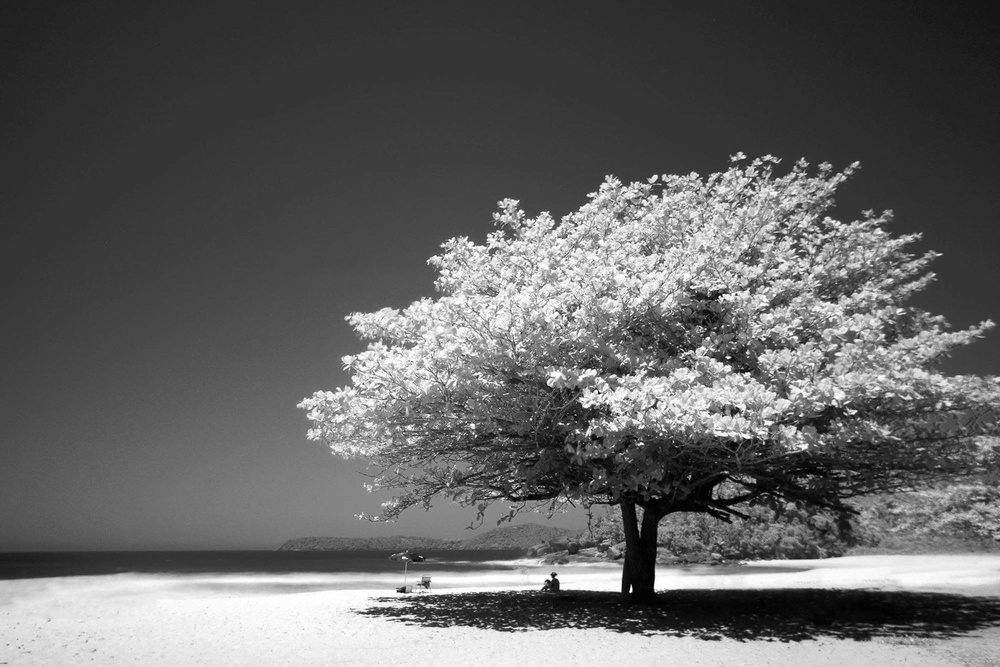
#> input picture arboles.jpg, 1000 x 667 px, shrunk from 2048 x 1365 before the run
$ python prueba_filtros_derecha.py
#> lines starting #> are read from the running program, lines starting #| are printed output that depends on the picture; after the words box and inside, x2 and y2 are one past the last pixel; in counts of white or black regions, pixels touching at a corner belong together
import cv2
import numpy as np

# Cargar la imagen en escala de grises
imagen = cv2.imread('arboles.jpg', cv2.IMREAD_GRAYSCALE)
#> imagen is the input picture: shape (667, 1000); min 0, max 255, mean 99.3

# Obtener las dimensiones de la imagen
filas, columnas = imagen.shape
#> filas = 667; columnas = 1000

# Calcular el tamaño de las secciones de la cuadrícula 3x3
cuadrilla_filas = filas // 3
#> cuadrilla_filas = 222
cuadrilla_columnas = columnas // 3
#> cuadrilla_columnas = 333

# Crear una copia de la imagen para almacenar el resultado filtrado
imagen_filtrada = np.zeros_like(imagen, dtype=np.float32)

# Definir propiedades del texto
color_texto = (255)  # Color blanco para el texto
fuente = cv2.FONT_HERSHEY_SIMPLEX
tamaño_fuente = 1
grosor_fuente = 2

# Recorrer las 9 secciones de la imagen y aplicar el filtro
for i in range(3):  # Para las 3 filas de secciones
    for j in range(3):  # Para las 3 columnas de secciones
        # Calcular el rango de la sección actual
        if i == 2:  # Última fila
            fin_fila = filas  # Hasta el final de la imagen
        else:
            fin_fila = (i + 1) * cuadrilla_filas

        if j == 2:  # Última columna
            fin_columna = columnas  # Hasta el final de la imagen
        else:
            fin_columna = (j + 1) * cuadrilla_columnas

        inicio_fila = i * cuadrilla_filas
        inicio_columna = j * cuadrilla_columnas

        # Obtener la sección de la imagen correspondiente
        seccion = imagen[inicio_fila:fin_fila, inicio_columna:fin_columna]

        # Determinar el valor del filtro basado en la posición (i, j)
        if j == 0:  # Columna izquierda
            if i == 1:  # Fila central
                valor = -0.5
            else:
                valor = -0.2
        elif j == 1:  # Columna central
            valor = 0
        else:  # Columna derecha
            if i == 1:  # Fila central
                valor = 0.5
            else:
                valor = 0.2

        # Aplicar el valor del filtro a la sección
        seccion_filtrada = seccion * abs(valor)

        # Almacenar la sección filtrada en la imagen de salida
        imagen_filtrada[inicio_fila:fin_fila, inicio_columna:fin_columna] = seccion_filtrada
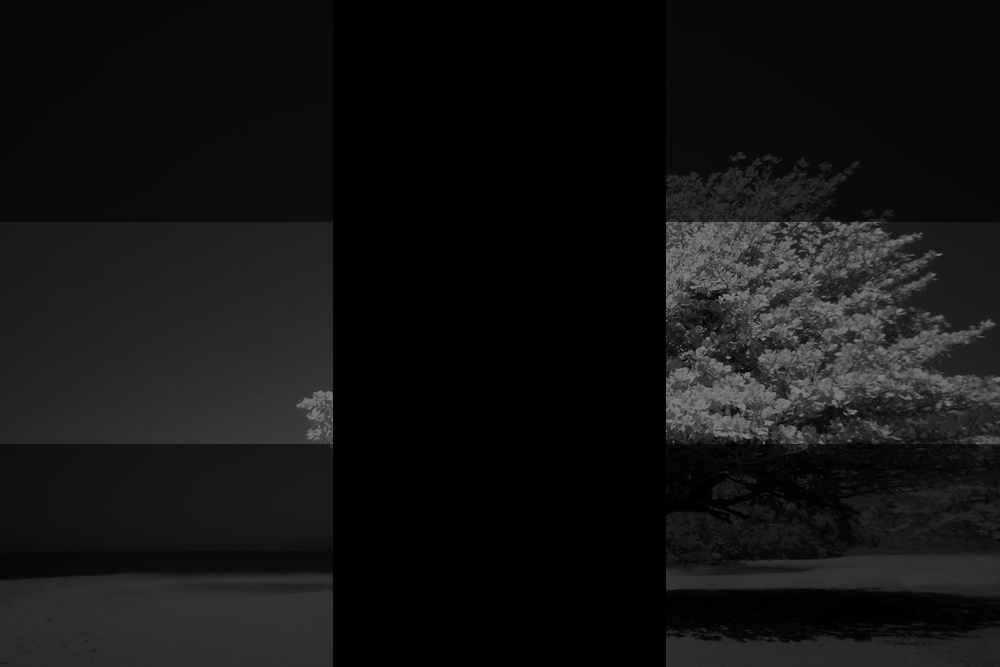
#> imagen_filtrada: shape (667, 1000) float32; min 0, max 127.5, mean 19.2

# Convertir a un rango de valores válidos (0-255)
imagen_filtrada_limpia = np.clip(imagen_filtrada, 0, 255).astype(np.uint8)

# Guardar la imagen filtrada sin cuadrícula ni valores
cv2.imwrite('imagen_filtrada_sin_cuadricula_valores.jpg', imagen_filtrada_limpia)

# Ahora añadimos la cuadrícula y los valores en una copia de la imagen filtrada
imagen_filtrada_con_cuadricula = imagen_filtrada_limpia.copy()

# Dibujar las líneas de la cuadrícula en la imagen filtrada con cuadrícula y texto
color_linea = (255)  # Color blanco para las líneas de la cuadrícula

# Dibujar las líneas horizontales
for i in range(1, 3):
    cv2.line(imagen_filtrada_con_cuadricula, (0, i * cuadrilla_filas), (columnas, i * cuadrilla_filas), color_linea, 2)
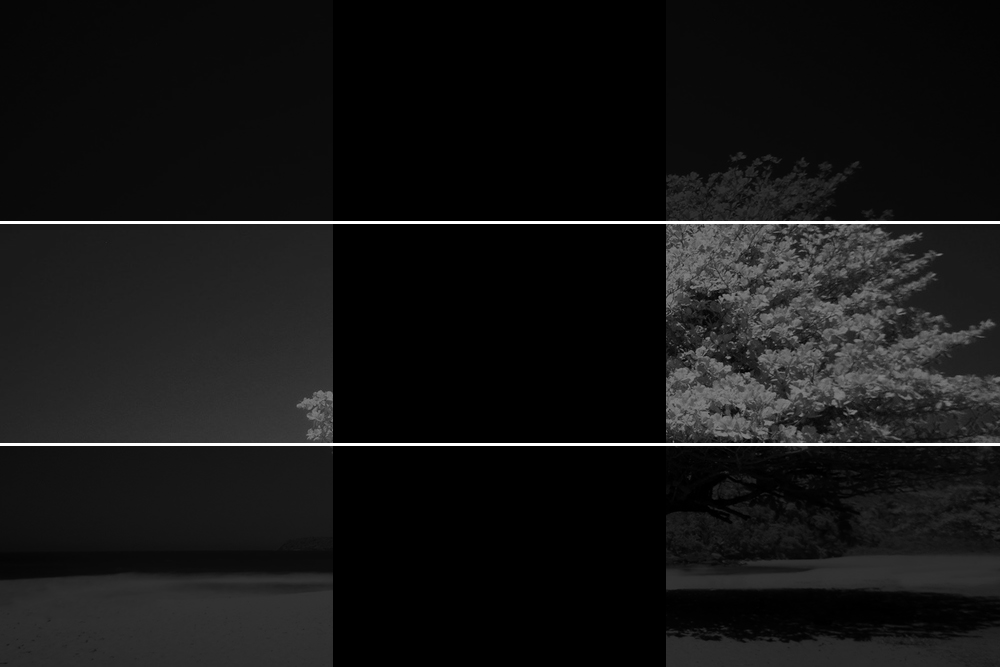
#> imagen_filtrada_con_cuadricula: shape (667, 1000); min 0, max 255, mean 21.1

# Dibujar las líneas verticales
for j in range(1, 3):
    cv2.line(imagen_filtrada_con_cuadricula, (j * cuadrilla_columnas, 0), (j * cuadrilla_columnas, filas), color_linea, 2)
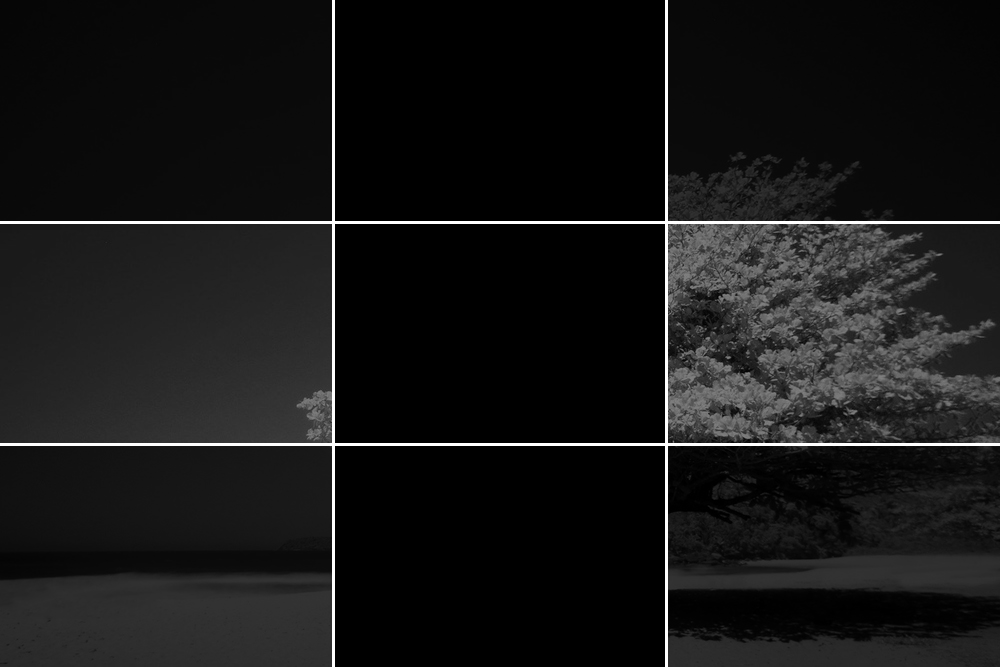
#> imagen_filtrada_con_cuadricula: shape (667, 1000); 0.59% of pixels changed, all inside (x1, y1, x2, y2) = (332, 0, 668, 667)

# Dibujar los valores del filtro en el centro de cada sección
for i in range(3):
    for j in range(3):
        # Determinar el valor del filtro
        if j == 0:
            if i == 1:
                valor = -0.5
            else:
                valor = -0.2
        elif j == 1:
            valor = 0
        else:
            if i == 1:
                valor = 0.5
            else:
                valor = 0.2

        # Calcular el rango de la sección actual
        if i == 2:
            fin_fila = filas
        else:
            fin_fila = (i + 1) * cuadrilla_filas

        if j == 2:
            fin_columna = columnas
        else:
            fin_columna = (j + 1) * cuadrilla_columnas

        inicio_fila = i * cuadrilla_filas
        inicio_columna = j * cuadrilla_columnas

        # Calcular el centro de la sección para posicionar el texto
        centro_fila = inicio_fila + (fin_fila - inicio_fila) // 2
        centro_columna = inicio_columna + (fin_columna - inicio_columna) // 2

        # Dibujar el valor del filtro en el centro de la sección
        texto = f'{abs(valor):.1f}'  # Redondear el valor del filtro a un decimal
        cv2.putText(imagen_filtrada_con_cuadricula, texto, (centro_columna - 20, centro_fila + 10),
                    fuente, tamaño_fuente, color_texto, grosor_fuente, cv2.LINE_AA)
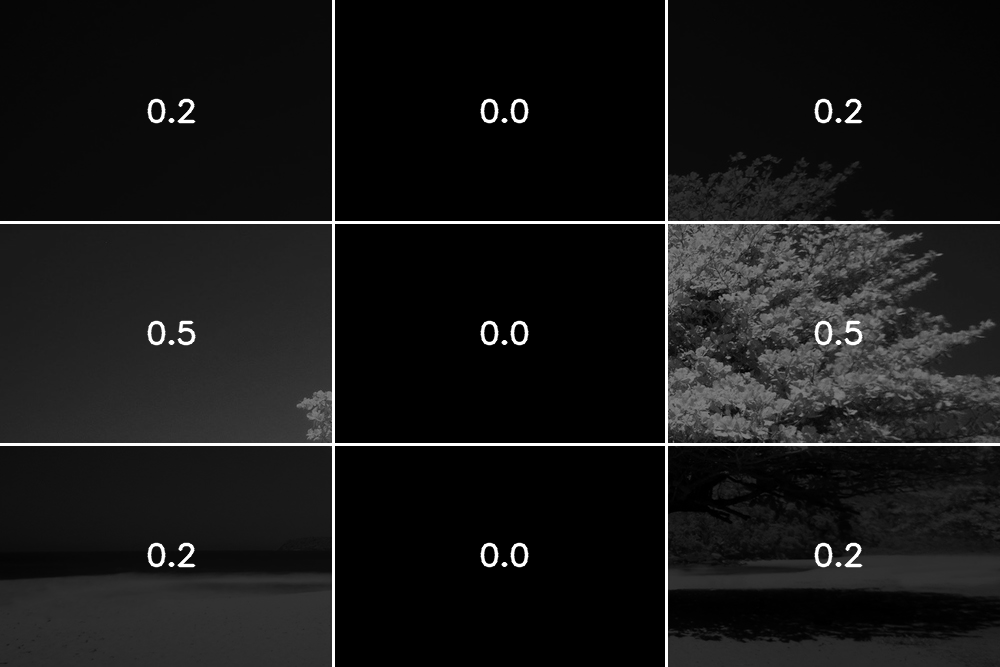
#> imagen_filtrada_con_cuadricula: shape (667, 1000); 0.78% of pixels changed, all inside (x1, y1, x2, y2) = (147, 98, 863, 568)

# Mostrar el resultado
cv2.imshow('Imagen original', imagen)
cv2.imshow('Imagen filtrada con valores y cuadrícula 3x3', imagen_filtrada_con_cuadricula)

# Guardar la imagen filtrada con cuadrícula y valores
cv2.imwrite('imagen_filtrada_con_cuadricula_y_valores.jpg', imagen_filtrada_con_cuadricula)

# Esperar a que se cierre la ventana
cv2.waitKey(0)
cv2.destroyAllWindows()

$ run again, with ciudad_oscura.jpg copied over arboles.jpg
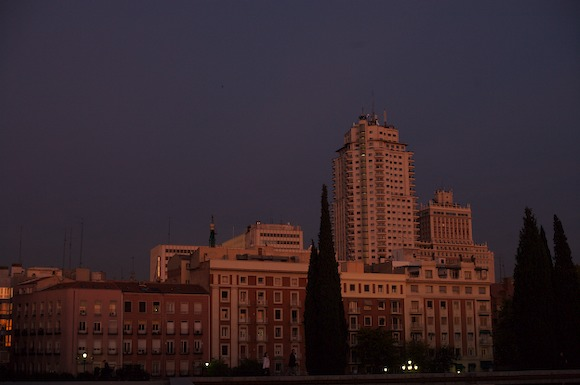
#> input picture ciudad_oscura.jpg, 580 x 385 px
#> after the loop `for i in range(3):`:
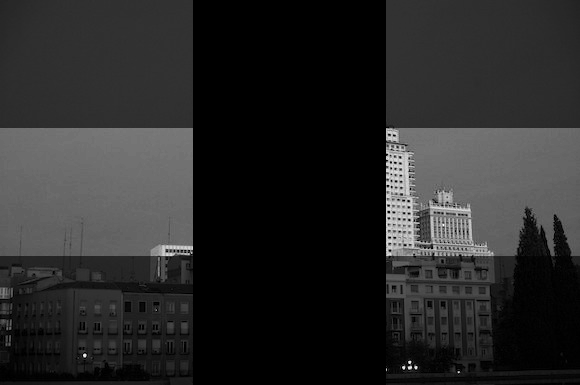
#> imagen_filtrada: shape (385, 580) float32; min 0, max 56, mean 8.9; drawn with min black and max white
#> after the loop `for i in range(3):`:
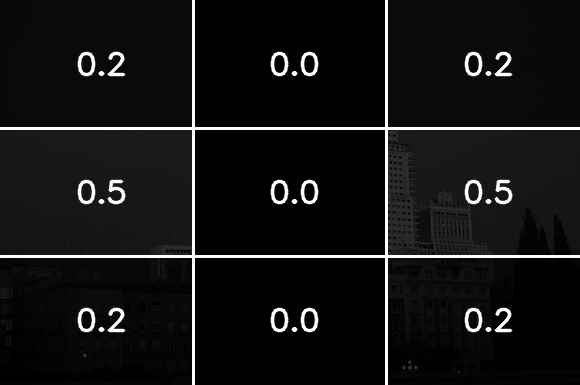
#> imagen_filtrada_con_cuadricula: shape (385, 580); min 0, max 255, mean 19.1

$ run again, with fibonacci.jpg copied over arboles.jpg
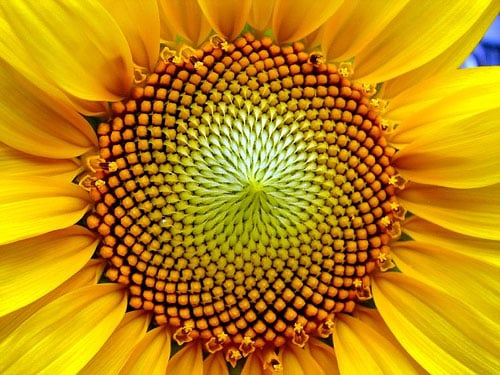
#> input picture fibonacci.jpg, 500 x 375 px
#> after the loop `for j in range(1, 3):`:
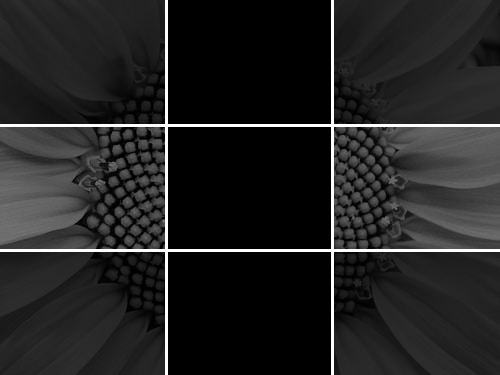
#> imagen_filtrada_con_cuadricula: shape (375, 500); min 0, max 255, mean 34.6
#> after the loop `for i in range(3):`:
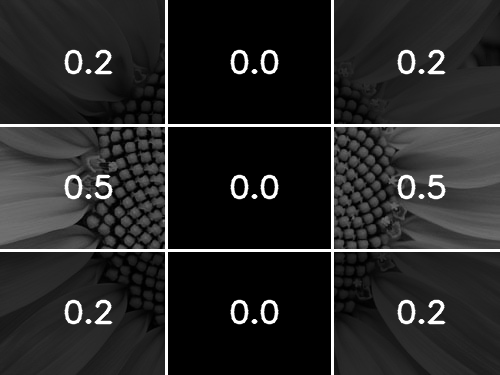
#> imagen_filtrada_con_cuadricula: shape (375, 500); 2.79% of pixels changed, all inside (x1, y1, x2, y2) = (64, 49, 446, 325)
